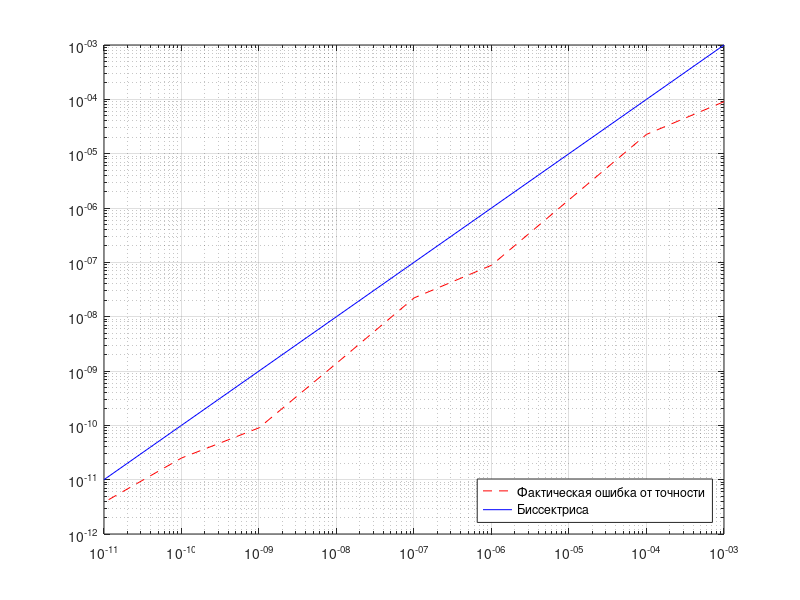
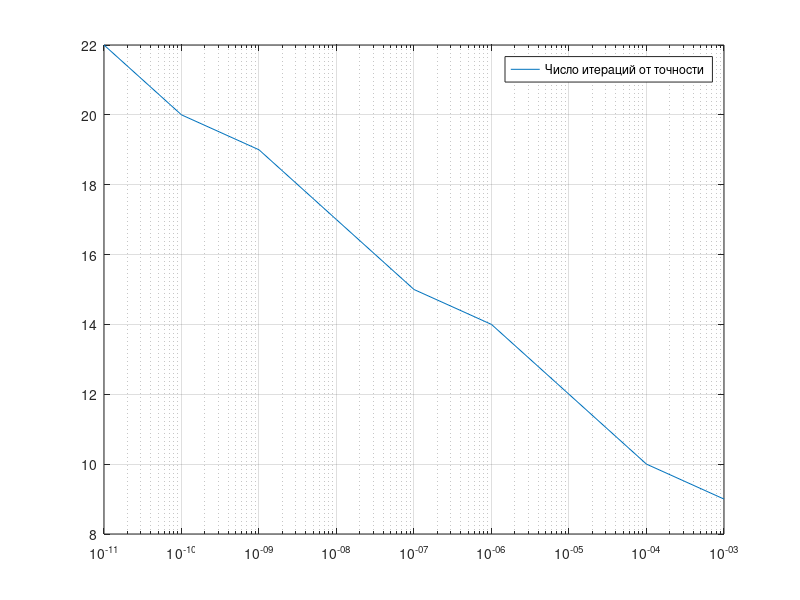
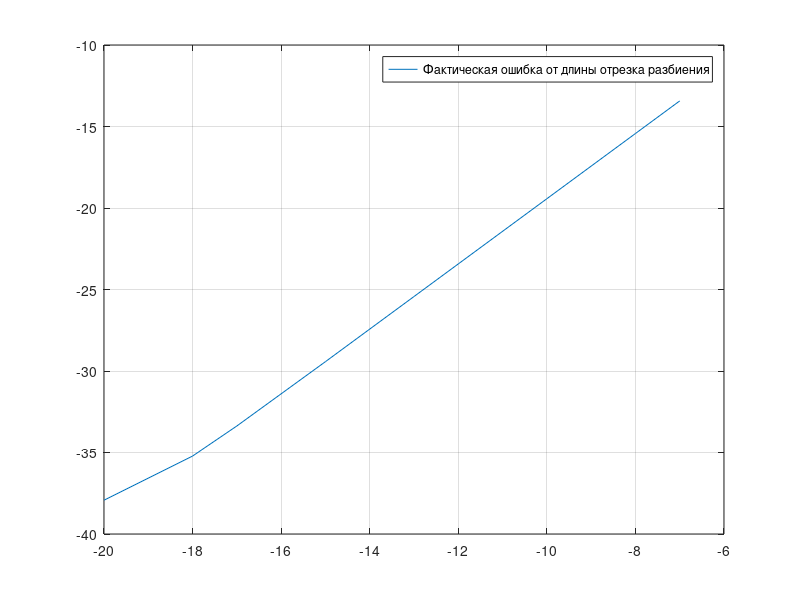

The MATLAB source for these figures, in order:
table = dlmread("output.txt");

delta = table(:,1);
counter = table(:,2);
h = table(:,3);
degree = table(:,4);

%фактическая ошибка от точности
loglog(degree, delta, "--r");
hold on;
grid on;
loglog(degree,degree,"b");
legend("Фактическая ошибка от точности", "Биссектриса", "location", "southeast");

%число итераций от точности
figure;
semilogx(degree,counter);
grid on;
legend("Число итераций от точности");

%фактическая ошибка от длины отрезка разбиения
figure;
plot(log2(h), log2(delta));
grid on;
legend("Фактическая ошибка от длины отрезка разбиения")